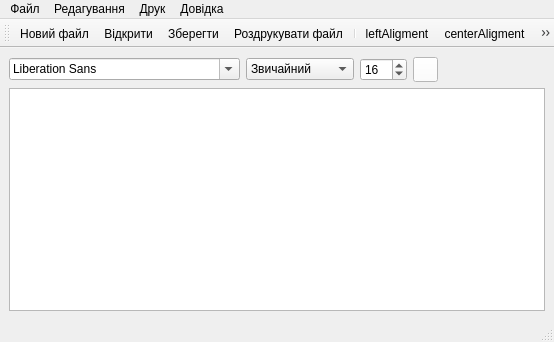
<?xml version="1.0" encoding="UTF-8"?>
<ui version="4.0">
 <class>MainWindow</class>
 <widget class="QMainWindow" name="MainWindow">
  <property name="geometry">
   <rect>
    <x>0</x>
    <y>0</y>
    <width>554</width>
    <height>342</height>
   </rect>
  </property>
  <property name="windowTitle">
   <string>Блокнот</string>
  </property>
  <widget class="QWidget" name="centralwidget">
   <layout class="QGridLayout" name="gridLayout">
    <item row="0" column="2">
     <widget class="QSpinBox" name="spinBox">
      <property name="minimum">
       <number>9</number>
      </property>
      <property name="maximum">
       <number>288</number>
      </property>
      <property name="value">
       <number>16</number>
      </property>
     </widget>
    </item>
    <item row="0" column="0">
     <widget class="QFontComboBox" name="fontComboBox">
      <property name="writingSystem">
       <enum>QFontDatabase::Any</enum>
      </property>
     </widget>
    </item>
    <item row="0" column="1">
     <widget class="QComboBox" name="comboBox">
      <item>
       <property name="text">
        <string>Звичайний</string>
       </property>
      </item>
      <item>
       <property name="text">
        <string>Похилий</string>
       </property>
      </item>
      <item>
       <property name="text">
        <string>Жирний</string>
       </property>
      </item>
      <item>
       <property name="text">
        <string>Підкреслений</string>
       </property>
      </item>
      <item>
       <property name="text">
        <string>Закреслений</string>
       </property>
      </item>
     </widget>
    </item>
    <item row="1" column="0" colspan="6">
     <widget class="QTextEdit" name="textEdit">
      <property name="font">
       <font>
        <pointsize>16</pointsize>
       </font>
      </property>
     </widget>
    </item>
    <item row="0" column="3">
     <widget class="QPushButton" name="pushButton">
      <property name="sizePolicy">
       <sizepolicy hsizetype="Fixed" vsizetype="Fixed">
        <horstretch>0</horstretch>
        <verstretch>0</verstretch>
       </sizepolicy>
      </property>
      <property name="minimumSize">
       <size>
        <width>25</width>
        <height>25</height>
       </size>
      </property>
      <property name="maximumSize">
       <size>
        <width>25</width>
        <height>25</height>
       </size>
      </property>
      <property name="autoFillBackground">
       <bool>false</bool>
      </property>
      <property name="styleSheet">
       <string notr="true">background-color: rgb(255, 255, 255);</string>
      </property>
      <property name="text">
       <string/>
      </property>
      <property name="autoDefault">
       <bool>false</bool>
      </property>
      <property name="default">
       <bool>false</bool>
      </property>
      <property name="flat">
       <bool>false</bool>
      </property>
     </widget>
    </item>
    <item row="0" column="4">
     <spacer name="horizontalSpacer_2">
      <property name="orientation">
       <enum>Qt::Horizontal</enum>
      </property>
      <property name="sizeHint" stdset="0">
       <size>
        <width>100</width>
        <height>20</height>
       </size>
      </property>
     </spacer>
    </item>
   </layout>
  </widget>
  <widget class="QMenuBar" name="menubar">
   <property name="geometry">
    <rect>
     <x>0</x>
     <y>0</y>
     <width>554</width>
     <height>22</height>
    </rect>
   </property>
   <widget class="QMenu" name="menu">
    <property name="title">
     <string>Файл</string>
    </property>
    <addaction name="action_3"/>
    <addaction name="separator"/>
    <addaction name="action_4"/>
    <addaction name="action_5"/>
   </widget>
   <widget class="QMenu" name="menu_2">
    <property name="title">
     <string>Редагування</string>
    </property>
    <addaction name="action_6"/>
    <addaction name="action_7"/>
    <addaction name="action_8"/>
    <addaction name="separator"/>
    <addaction name="action_9"/>
    <addaction name="action_10"/>
   </widget>
   <widget class="QMenu" name="menu_3">
    <property name="title">
     <string>Друк</string>
    </property>
    <addaction name="action_15"/>
   </widget>
   <widget class="QMenu" name="menu_4">
    <property name="title">
     <string>Довідка</string>
    </property>
    <addaction name="action_13"/>
    <addaction name="action_14"/>
   </widget>
   <addaction name="menu"/>
   <addaction name="menu_2"/>
   <addaction name="menu_3"/>
   <addaction name="menu_4"/>
  </widget>
  <widget class="QStatusBar" name="statusbar"/>
  <widget class="QToolBar" name="toolBar">
   <property name="windowTitle">
    <string>toolBar</string>
   </property>
   <attribute name="toolBarArea">
    <enum>TopToolBarArea</enum>
   </attribute>
   <attribute name="toolBarBreak">
    <bool>false</bool>
   </attribute>
   <addaction name="action_2"/>
   <addaction name="action_3"/>
   <addaction name="action_4"/>
   <addaction name="action_15"/>
   <addaction name="separator"/>
   <addaction name="actionleftAligment"/>
   <addaction name="actioncenterAligment"/>
   <addaction name="actionrightAligment"/>
  </widget>
  <action name="action_3">
   <property name="icon">
    <iconset resource="media/media.qrc">
     <normaloff>:/new/prefix1/openFile.png</normaloff>:/new/prefix1/openFile.png</iconset>
   </property>
   <property name="text">
    <string>Відкрити...</string>
   </property>
   <property name="toolTip">
    <string>Відкрити файл</string>
   </property>
   <property name="shortcut">
    <string>Ctrl+O</string>
   </property>
  </action>
  <action name="action_4">
   <property name="icon">
    <iconset resource="media/media.qrc">
     <normaloff>:/new/prefix1/saveFile.png</normaloff>:/new/prefix1/saveFile.png</iconset>
   </property>
   <property name="text">
    <string>Зберегти...</string>
   </property>
   <property name="shortcut">
    <string>Ctrl+S</string>
   </property>
  </action>
  <action name="action_5">
   <property name="text">
    <string>Вийти</string>
   </property>
   <property name="shortcut">
    <string>Ctrl+Q</string>
   </property>
  </action>
  <action name="action_6">
   <property name="text">
    <string>Скопіювати</string>
   </property>
   <property name="shortcut">
    <string>Ctrl+C</string>
   </property>
  </action>
  <action name="action_7">
   <property name="text">
    <string>Вставити</string>
   </property>
   <property name="shortcut">
    <string>Ctrl+V</string>
   </property>
  </action>
  <action name="action_8">
   <property name="text">
    <string>Вирізати</string>
   </property>
   <property name="shortcut">
    <string>Ctrl+X</string>
   </property>
  </action>
  <action name="action_9">
   <property name="text">
    <string>Скасувати</string>
   </property>
   <property name="shortcut">
    <string>Ctrl+Z</string>
   </property>
  </action>
  <action name="action_10">
   <property name="text">
    <string>Повторити</string>
   </property>
   <property name="shortcut">
    <string>Ctrl+Y</string>
   </property>
  </action>
  <action name="action_13">
   <property name="text">
    <string>Про программу</string>
   </property>
  </action>
  <action name="action_14">
   <property name="text">
    <string>Про автора</string>
   </property>
  </action>
  <action name="action_15">
   <property name="icon">
    <iconset resource="media/media.qrc">
     <normaloff>:/new/prefix1/printer.png</normaloff>:/new/prefix1/printer.png</iconset>
   </property>
   <property name="text">
    <string>Роздрукувати файл</string>
   </property>
   <property name="shortcut">
    <string>Ctrl+P</string>
   </property>
  </action>
  <action name="action_2">
   <property name="icon">
    <iconset resource="media/media.qrc">
     <normaloff>:/new/prefix1/newFile.png</normaloff>:/new/prefix1/newFile.png</iconset>
   </property>
   <property name="text">
    <string>Новий файл</string>
   </property>
   <property name="toolTip">
    <string>Новий файл</string>
   </property>
  </action>
  <action name="actionleftAligment">
   <property name="icon">
    <iconset resource="media/media.qrc">
     <normaloff>:/new/prefix1/left-align.png</normaloff>:/new/prefix1/left-align.png</iconset>
   </property>
   <property name="text">
    <string>leftAligment</string>
   </property>
   <property name="toolTip">
    <string>Вирівнювання по лівому краю</string>
   </property>
  </action>
  <action name="actioncenterAligment">
   <property name="icon">
    <iconset resource="media/media.qrc">
     <normaloff>:/new/prefix1/center-align.png</normaloff>:/new/prefix1/center-align.png</iconset>
   </property>
   <property name="text">
    <string>centerAligment</string>
   </property>
   <property name="toolTip">
    <string>Вирівнювання по центру</string>
   </property>
  </action>
  <action name="actionrightAligment">
   <property name="icon">
    <iconset resource="media/media.qrc">
     <normaloff>:/new/prefix1/right-align.png</normaloff>:/new/prefix1/right-align.png</iconset>
   </property>
   <property name="text">
    <string>rightAligment</string>
   </property>
   <property name="toolTip">
    <string>Вирівнювання по правому краю</string>
   </property>
  </action>
 </widget>
 <resources>
  <include location="media/media.qrc"/>
 </resources>
 <connections/>
</ui>
